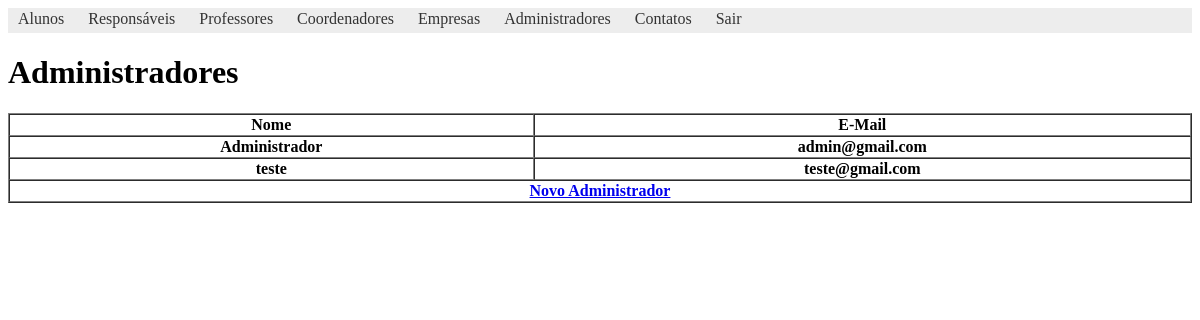
Page /views/moderador/ver-moderadores.php (signed in) on the earlier database version.
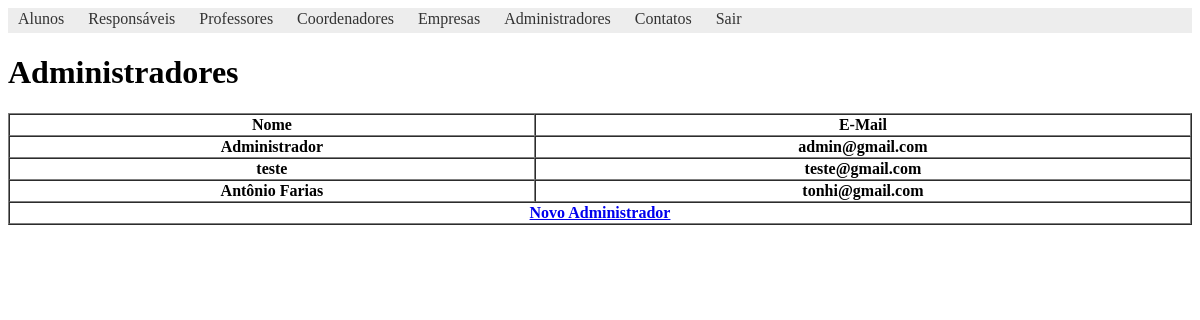
Same page on the later database version.
### tables this page shows
CREATE TABLE `administradores` (
  `id` int(11) NOT NULL AUTO_INCREMENT,
  `nome` varchar(150) NOT NULL,
  `login` varchar(150) NOT NULL,
  `email` varchar(150) NOT NULL,
  `senha` varchar(150) NOT NULL,
  PRIMARY KEY (`id`)
);

### app/models/Admin.php (called while the page is built, shortened)
<?php
	function listarAdmins()
	{
		$conn = iniciarConexao();
		$stmt = $conn->prepare("SELECT * FROM administradores");
		if($stmt->execute()){
			$admins = $stmt->fetchAll(PDO::FETCH_OBJ);
		}
		return $admins;
	}

### views/moderador/ver-moderadores.php (the view, shortened to what this page needs)
<?php
	include_once '../../app/models/Admin.php';
	include_once '../templates/includes/header.php';
    $admins = listarAdmins();
?>
<h1>Administradores</h1>
<table border="1" cellspacing="0" width="100%">
	<thead>
		<tr>
			<th>Nome</th>
			<th>E-Mail</th>
		</tr>
	</thead>
	<tbody>
		<?php if(!empty($admins)){
			foreach($admins as $admin){
		?>
			<tr>
				<th><?= $admin->nome ?></th>
				<th><?= $admin->email ?></th>
			</tr>
		<?php } }else{ ?>
			<tr>
				<th colspan="3">Nenhum Administrador Cadastrado</th>
			</tr>
		<?php } ?>
	</tbody>
	<tfoot>
		<tr>
			<th colspan="2"><a href="novo-moderador.php">Novo Administrador</a></th>
		</tr>
	</tfoot>
</table>
<?php include_once '../templates/includes/footer.php'; ?>

### views/templates/includes/header.php (shortened to what this page needs)
<!DOCTYPE html>
<html>
<head>
</head>
<body>
	<?php
		switch (@$_SESSION['usuario_logado']['nv_acesso']) {
			case 'admin':
			include_once '../templates/navbars/navbar_admin.php';
			break;
		}
	?>

### views/templates/navbars/navbar_admin.php (shortened to what this page needs)
<nav id="menu">
	<ul>
		<li><a href="../aluno/ver-alunos.php">Alunos</a></li>
		<li><a href="../responsavel/ver-responsaveis.php">Responsáveis</a></li>
		<li><a href="../professor/ver-professores.php">Professores</a></li>
		<li><a href="../coordenador/ver-coordenadores.php">Coordenadores</a></li>
		<li><a href="#">Empresas</a></li>
		<li><a href="../moderador/ver-moderadores.php">Administradores</a></li>
		<li><a href="#">Contatos</a></li>
		<li><a href="#" onclick="document.formSair.submit()">Sair</a></li>
	</ul>
</nav>

### views/templates/includes/header.php (style rules this page uses)
#menu ul { padding:0px; margin:0px; background-color:#EDEDED; list-style:none; }
#menu ul li { display: inline; }
#menu ul li a { padding: 2px 10px; display: inline-block; background-color:#EDEDED; color: #333; text-decoration: none; border-bottom:3px solid #EDEDED; }

Differences in the rows shown:
added administradores: nome "Antônio Farias", email "tonhi@gmail.com"
